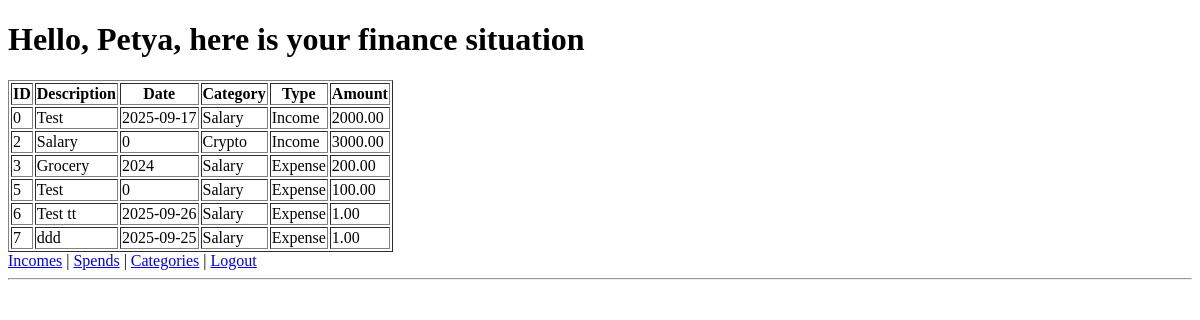
/ (signed in), run on an earlier commit of the app's database.
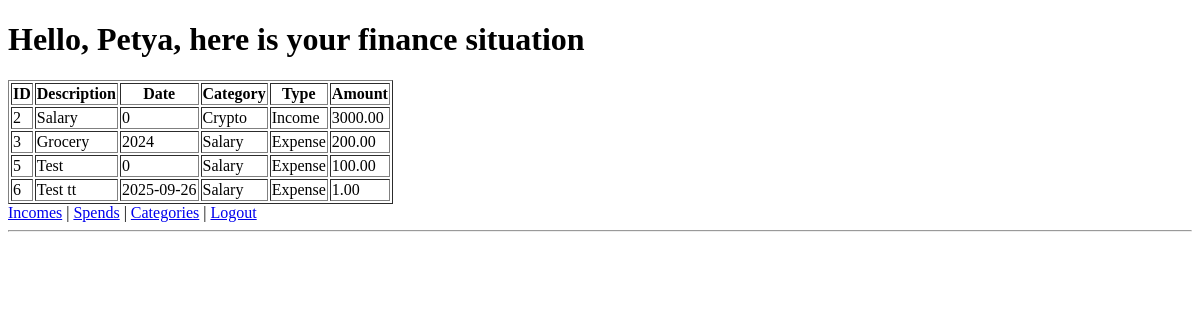
And on a later commit of the database.
### models.py (models this page shows, shortened)
class User(Base):
    __tablename__ = 'user'
    id = Column(Integer, primary_key=True)
    name = Column(String(50))
    surname = Column(String(50))
    password = Column(String(50))
    email = Column(String(120), unique=True)

class Transaction(Base):
    __tablename__ = 'transaction'
    id = Column(Integer, primary_key=True)
    description = Column(String(100))
    category = Column(ForeignKey('category.id', ondelete='CASCADE'))
    date = Column(Integer)
    owner = Column(ForeignKey('user.id', ondelete='CASCADE'))
    type = Column(Integer)
    amount = Column(Integer)

class Category(Base):
    __tablename__ = 'category'
    id = Column(Integer, primary_key=True)
    name = Column(String(50))
    owner = Column(Integer)

### app.py (the view)
@app.route('/', methods=['POST', 'GET'])
def main_page():
    if 'user_id' in session:
        if request.method == 'GET':
            init_db()
            user_transactions = db_session.execute(select(models.Transaction).filter_by(owner=session['user_id'])).scalars().all()
            user = db_session.get(models.User, session['user_id'])
            categories = db_session.execute(select(models.Category)).scalars().all()
            cat_by_id = {c.id: c.name for c in categories}
            return render_template("main_page.html", user_transactions=user_transactions, user=user, cat_by_id=cat_by_id)
        return None
    else:
        return redirect('/login')

### database.py (called while the page is built)
def init_db():
    import models
    Base.metadata.create_all(bind=engine)

### templates/main_page.html (shortened to what this page needs)
<!DOCTYPE html>
<html lang="en">
<head>
</head>
<body>
<h1>Hello, {{ user.name }}, here is your finance situation</h1>
{% set TYPE = {1: 'Expense', 2: 'Income', '1': 'Expense', '2': 'Income'} %}
{% if user_transactions %}
  <table border="1">
    <thead>
      <tr>
        <th>ID</th><th>Description</th><th>Date</th>
        <th>Category</th><th>Type</th><th>Amount</th>
      </tr>
    </thead>
    <tbody>
      {% for t in user_transactions %}
        <tr>
          <td>{{ t.id }}</td>
          <td>{{ t.description or '' }}</td>
          <td>{{ t.date }}</td>
          <td>{{ cat_by_id.get(t.category, t.category) }}</td>
          <td>{{ TYPE.get(t.type, t.type) }}</td>
          <td>{{ '%.2f'|format(t.amount) if t.amount is not none else '—' }}</td>
        </tr>
      {% endfor %}
    </tbody>
  </table>
{% else %}
  <p>No transactions found</p>
{% endif %}
<nav>
  <a href="{{ url_for('get_all_income123') }}">Incomes</a> |
  <a href="{{ url_for('get_all_spend') }}">Spends</a> |
  <a href="{{ url_for('get_all_category123') }}">Categories</a> |
  <a href="{{ url_for('logout_handler') }}">Logout</a>
</nav>
<hr>
</body>
</html>

What changed in the data, as far as the page shows it:
removed Transaction: id "0", description "Test", date "2025-09-17", get "Salary", get "Income", amount "2000.00"
removed Transaction: id "7", description "ddd", date "2025-09-25", get "Salary", get "Expense", amount "1.00"
